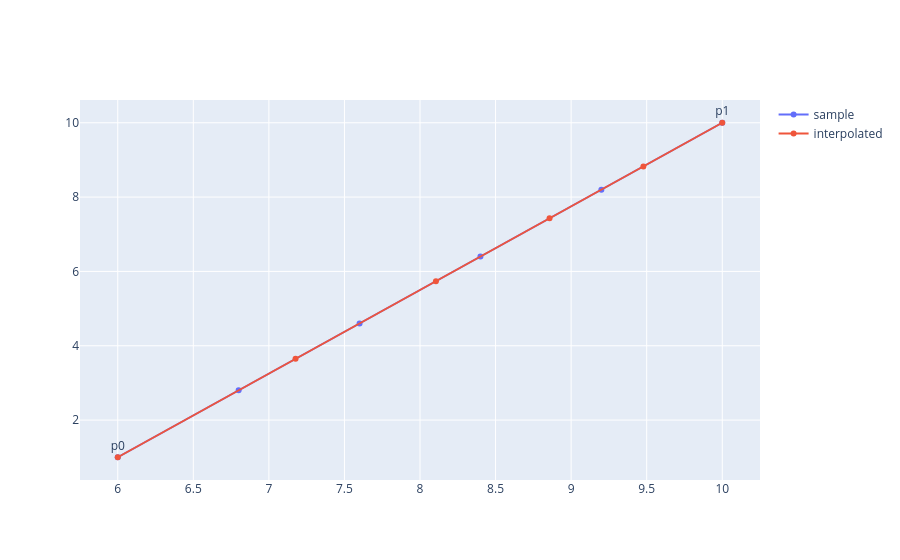

The notebook cell saved with this chart:
### Markdown cell above
Podemos verificar que si usamos la version de interpolación simple (en coordenadas de la cámara) NO recuperamos los puntos originales. Los valores calzan para los extremos p0 y p1 pero no para los valores intermedios

### Code cell
interpolated_points = []
for i in range(len(sample_points)):
    interpolated_pi = (1 - r[i]) * p0 + r[i] * p1 
    original_pi = sample_points[i]
    interpolated_points.append(interpolated_pi)
    print(f"i={i} interpolated={interpolated_pi} original={original_pi}")

interpolated_points = np.array(interpolated_points)
fig = go.Figure(data=[
    go.Scatter(x=sample_points[:,0], y=sample_points[:,1], name='sample',
               text=sample_points_text, textposition='top center',  mode='markers+lines+text'),
    go.Scatter(x=interpolated_points[:,0], y=interpolated_points[:,1], name='interpolated')
])

fig.show()

### Figure 1 — Plotly figure (JSON) as saved in the notebook; plotly's stock layout.template omitted (floating-point values rounded to 4 significant figures)
{"data": [{"mode": "markers+lines+text", "name": "sample", "text": ["p0", "", "", "", "", "p1"], "textposition": "top center", "type": "scatter", "x": [6.0, 6.8, 7.6, 8.4, 9.2, 10.0], "y": [1.0, 2.8, 4.6, 6.4, 8.2, 10.0]}, {"name": "interpolated", "type": "scatter", "x": [6.0, 7.176, 8.105, 8.857, 9.478, 10.0], "y": [1.0, 3.647, 5.737, 7.429, 8.826, 10.0]}], "layout": {}}
